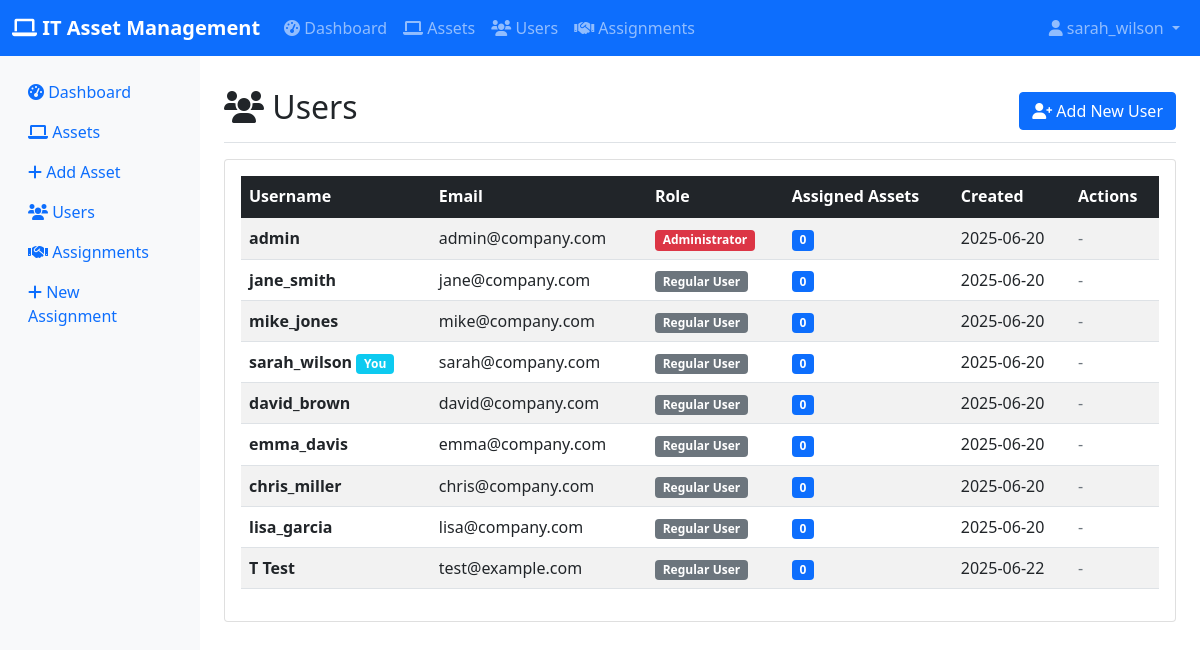
/users (signed in), run on the app's committed database.
### app.py (models this page shows, shortened)
class User(UserMixin, db.Model):
    __tablename__ = 'users'
    id = db.Column(db.Integer, primary_key=True)
    username = db.Column(db.String(80), unique=True, nullable=False, index=True)
    email = db.Column(db.String(120), unique=True, nullable=False, index=True)
    password_hash = db.Column(db.String(255), nullable=False)
    role = db.Column(db.String(20), nullable=False, default='regular')  # 'admin' or 'regular'
    created_at = db.Column(db.DateTime, default=datetime.utcnow)
    assignments = db.relationship('Assignment', backref='assigned_user', lazy=True)
    def is_admin(self):
        return self.role == 'admin'

### app.py (the view)
@app.route('/users')
@login_required
def users():
    page = request.args.get('page', 1, type=int)
    users = User.query.paginate(
        page=page, per_page=10, error_out=False
    )
    return render_template('users.html', users=users)

### app.py (called while the page is built)
@login_manager.user_loader
def load_user(user_id):
    return User.query.get(int(user_id))

### templates/users.html (shortened to what this page needs)
{% extends "base.html" %}
{% block content %}
<div class="d-flex justify-content-between flex-wrap flex-md-nowrap align-items-center pt-3 pb-2 mb-3 border-bottom">
    <h1 class="h2"><i class="fas fa-users"></i> Users</h1>
    <div class="btn-toolbar mb-2 mb-md-0">
        <a href="{{ url_for('create_user') }}" class="btn btn-primary">
            <i class="fas fa-user-plus"></i> Add New User
        </a>
    </div>
</div>
<div class="card">
    <div class="card-body">
        {% if users.items %}
        <div class="table-responsive">
            <table class="table table-striped table-hover">
                <thead class="table-dark">
                    <tr>
                        <th>Username</th>
                        <th>Email</th>
                        <th>Role</th>
                        <th>Assigned Assets</th>
                        <th>Created</th>
                        <th>Actions</th>
                    </tr>
                </thead>
                <tbody>
                    {% for user in users.items %}
                    <tr>
                        <td>
                            <strong>{{ user.username }}</strong>
                            {% if user.id == current_user.id %}
                                <span class="badge bg-info">You</span>
                            {% endif %}
                        </td>
                        <td>{{ user.email }}</td>
                        <td>
                            {% if user.role == 'admin' %}
                                <span class="badge bg-danger">Administrator</span>
                            {% else %}
                                <span class="badge bg-secondary">Regular User</span>
                            {% endif %}
                        </td>
                        <td>
                            <span class="badge bg-primary">{{ user.assigned_assets|length }}</span>
                        </td>
                        <td>{{ user.created_at.strftime('%Y-%m-%d') }}</td>
                        <td class="table-actions">
                            {% if current_user.is_admin() and user.id != current_user.id %}
                            <form method="POST" action="{{ url_for('delete_user', id=user.id) }}" class="d-inline" onsubmit="return confirmDelete('user')">
                                <button type="submit" class="btn btn-sm btn-outline-danger">
                                    <i class="fas fa-trash"></i>
                                </button>
                            </form>
                            {% else %}
                                <span class="text-muted">-</span>
                            {% endif %}
                        </td>
                    </tr>
                    {% endfor %}
                </tbody>
            </table>
        </div>
        {% endif %}
    </div>
</div>
{% endblock %}

### templates/base.html (shortened to what this page needs)
<!DOCTYPE html>
<html lang="en">
<head>
    <link href="https://cdn.jsdelivr.net/npm/bootstrap@5.1.3/dist/css/bootstrap.min.css" rel="stylesheet">
    <link href="https://cdnjs.cloudflare.com/ajax/libs/font-awesome/6.0.0/css/all.min.css" rel="stylesheet">
</head>
<body>
    <nav class="navbar navbar-expand-lg navbar-dark bg-primary">
        <div class="container-fluid">
            <a class="navbar-brand" href="{{ url_for('index') }}">
                <i class="fas fa-laptop"></i> IT Asset Management
            </a>
            {% if current_user.is_authenticated %}
            <div class="collapse navbar-collapse" id="navbarNav">
                <ul class="navbar-nav me-auto">
                    <li class="nav-item">
                        <a class="nav-link" href="{{ url_for('index') }}">
                            <i class="fas fa-tachometer-alt"></i> Dashboard
                        </a>
                    </li>
                    <li class="nav-item">
                        <a class="nav-link" href="{{ url_for('assets') }}">
                            <i class="fas fa-laptop"></i> Assets
                        </a>
                    </li>
                    <li class="nav-item">
                        <a class="nav-link" href="{{ url_for('users') }}">
                            <i class="fas fa-users"></i> Users
                        </a>
                    </li>
                    <li class="nav-item">
                        <a class="nav-link" href="{{ url_for('assignments') }}">
                            <i class="fas fa-handshake"></i> Assignments
                        </a>
                    </li>
                </ul>
                <ul class="navbar-nav">
                    <li class="nav-item dropdown">
                        <a class="nav-link dropdown-toggle" href="#" id="navbarDropdown" role="button" data-bs-toggle="dropdown">
                            <i class="fas fa-user"></i> {{ current_user.username }}
                        </a>
                    </li>
                </ul>
            </div>
            {% endif %}
        </div>
    </nav>
    <div class="container-fluid">
        <div class="row">
            {% if current_user.is_authenticated %}
            <nav class="col-md-2 d-md-block sidebar">
                <div class="position-sticky pt-3">
                    <ul class="nav flex-column">
                        <li class="nav-item">
                            <a class="nav-link" href="{{ url_for('index') }}">
                                <i class="fas fa-tachometer-alt"></i> Dashboard
                            </a>
                        </li>
                        <li class="nav-item">
                            <a class="nav-link" href="{{ url_for('assets') }}">
                                <i class="fas fa-laptop"></i> Assets
                            </a>
                        </li>
                        <li class="nav-item">
                            <a class="nav-link" href="{{ url_for('create_asset') }}">
                                <i class="fas fa-plus"></i> Add Asset
                            </a>
                        </li>
                        <li class="nav-item">
                            <a class="nav-link" href="{{ url_for('users') }}">
                                <i class="fas fa-users"></i> Users
                            </a>
                        </li>
                        <li class="nav-item">
                            <a class="nav-link" href="{{ url_for('assignments') }}">
                                <i class="fas fa-handshake"></i> Assignments
                            </a>
                        </li>
                        <li class="nav-item">
                            <a class="nav-link" href="{{ url_for('create_assignment') }}">
                                <i class="fas fa-plus"></i> New Assignment
                            </a>
                        </li>
                    </ul>
                </div>
            </nav>
            {% endif %}
            <main class="col-md-10 ms-sm-auto px-md-4 main-content">
                {% if current_user.is_authenticated %}
                <div class="pt-3">
                {% else %}
                <div class="pt-5">
                {% endif %}
                    {% block content %}{% endblock %}
                </div>
            </main>
        </div>
    </div>
</body>
</html>

### templates/base.html (style rules this page uses)
.navbar-brand { font-weight: bold; }
.sidebar { min-height: calc(100vh - 56px); background-color: #f8f9fa; }
.main-content { min-height: calc(100vh - 56px); }
.table-actions { white-space: nowrap; }

### data on the page
User: username "sarah_wilson", shows "You", email "sarah@company.com", role "Regular User", assigned_assets|length "0", created_at "2025-06-20"
User: username "admin", email "admin@company.com", role "Administrator", assigned_assets|length "0", created_at "2025-06-20"
User: username "jane_smith", email "jane@company.com", role "Regular User", assigned_assets|length "0", created_at "2025-06-20"
User: username "mike_jones", email "mike@company.com", role "Regular User", assigned_assets|length "0", created_at "2025-06-20"
User: username "david_brown", email "david@company.com", role "Regular User", assigned_assets|length "0", created_at "2025-06-20"
User: username "emma_davis", email "emma@company.com", role "Regular User", assigned_assets|length "0", created_at "2025-06-20"
User: username "chris_miller", email "chris@company.com", role "Regular User", assigned_assets|length "0", created_at "2025-06-20"
User: username "lisa_garcia", email "lisa@company.com", role "Regular User", assigned_assets|length "0", created_at "2025-06-20"
User: username "T Test", email "test@example.com", role "Regular User", assigned_assets|length "0", created_at "2025-06-22"
